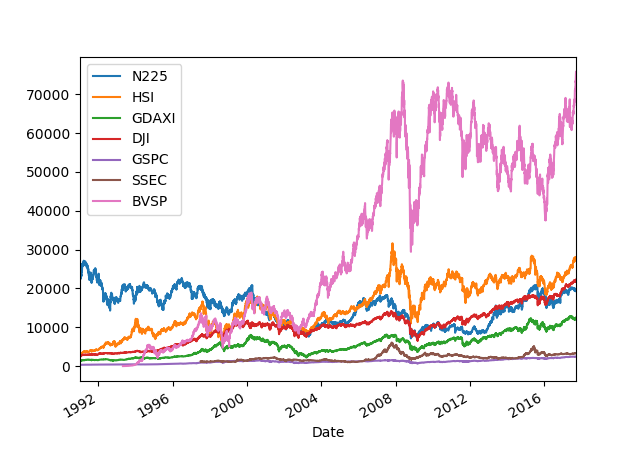

This chart was generated by the following Python code:
import numpy as np
import pandas as pd
import matplotlib.pyplot as plt

# ダウンロードしてきたやつ
INDEIES = ["N225",  # Nikkei 225, Japan
           "HSI",   # Hang Seng, Hong Kong
           "GDAXI", # DAX, German
           "DJI",   # Dow, US
           "GSPC",  # S&P 500, US
           "SSEC",  # Shanghai Composite Index (China)
           "BVSP"]  # BOVESPA, Brazil
def study():
    closing = pd.DataFrame()
    for index in INDEIES:
        # na_valuesは文字列"null"のとき空として扱う CSVみるとnullって書いてあります。
        df = pd.read_csv("./data/" + index + ".csv",na_values=["null"])
        df["Date"] = pd.to_datetime(df["Date"])
        df = df.set_index("Date")
        closing[index] = df["Close"]
    closing = closing.fillna(method="ffill")
    print(closing.describe())
    # グラフ表示
    closing.plot()
    plt.show()

if __name__ == "__main__":
    study()
